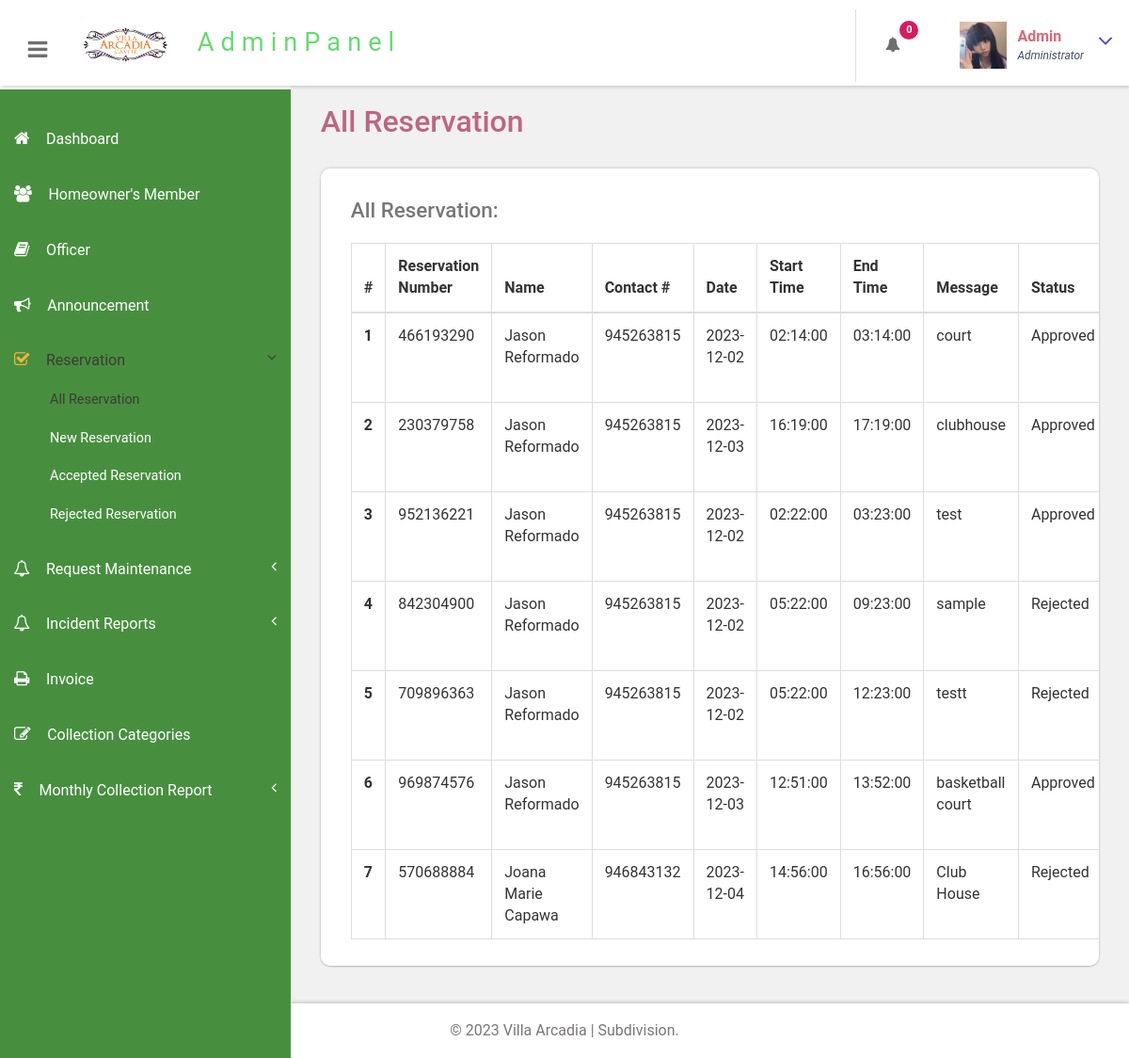
Screenshot of /portal/admin/all-appointment.php (signed in) with the database file from the repository.
### tables this page shows
CREATE TABLE `tblbook` (
  `ID` int(10) NOT NULL,
  `UserID` int(10) DEFAULT NULL,
  `AptNumber` int(10) DEFAULT NULL,
  `AptDate` date DEFAULT NULL,
  `AptTime` time DEFAULT NULL,
  `endTime` time DEFAULT NULL,
  `Message` mediumtext DEFAULT NULL,
  `BookingDate` timestamp NULL DEFAULT current_timestamp(),
  `Remark` varchar(250) DEFAULT NULL,
  `Status` varchar(250) DEFAULT NULL,
  `RemarkDate` timestamp NULL DEFAULT NULL ON UPDATE current_timestamp()
);

CREATE TABLE `tbluser` (
  `ID` int(10) NOT NULL,
  `FirstName` varchar(120) DEFAULT NULL,
  `LastName` varchar(250) DEFAULT NULL,
  `MobileNumber` bigint(10) DEFAULT NULL,
  `Email` varchar(120) DEFAULT NULL,
  `Password` varchar(120) DEFAULT NULL,
  `RegDate` timestamp NULL DEFAULT current_timestamp(),
  `address` varchar(225) NOT NULL,
  `status` varchar(225) DEFAULT NULL
);

### portal/admin/all-appointment.php (the view, shortened to what this page needs)
<?php
include('includes/dbconnection.php');
if (strlen($_SESSION['bpmsaid']==0)) {
  header('location:logout.php');
  } else{
  ?>
<!DOCTYPE HTML>
<html>
<head>
<link href="css/bootstrap.css" rel='stylesheet' type='text/css' />
<link href="css/style.css" rel='stylesheet' type='text/css' />
<link href="css/font-awesome.css" rel="stylesheet">
<link href="css/animate.css" rel="stylesheet" type="text/css" media="all">
<link href="css/custom.css" rel="stylesheet">
</head>
<body class="cbp-spmenu-push">
	<div class="main-content">
		 <?php include_once('includes/sidebar.php');?>
		 <?php include_once('includes/header.php');?>
		<div id="page-wrapper">
			<div class="main-page">
				<div class="tables">
					<h3 class="title1">All Reservation</h3>
					<div class="table-responsive bs-example widget-shadow">
						<h4>All Reservation:</h4>
						<table class="table table-bordered"> <thead> <tr> <th>#</th>
							<th> Reservation Number</th>
							<th>Name</th><th>Contact #</th>
							<th>Date</th>
							<th>Start Time</th>
							<th>End Time</th>
							<th>Message</th>
							<th>Status</th>
							<th>Action</th> </tr> </thead> <tbody>
<?php
$ret=mysqli_query($con,"select tbluser.FirstName,tbluser.LastName,tbluser.Email,tbluser.MobileNumber,tblbook.ID as bid,tblbook.AptNumber,tblbook.AptDate,tblbook.AptTime,endTime,tblbook.Message,tblbook.BookingDate,tblbook.Status from tblbook join tbluser on tbluser.ID=tblbook.UserID");
$cnt=1;
while ($row=mysqli_fetch_array($ret)) {
?>
						 <tr> <th scope="row"><?php echo $cnt;?></th>
						 	<td><?php  echo $row['AptNumber'];?></td>
						 	<td><?php  echo $row['FirstName'];?> <?php  echo $row['LastName'];?></td>
						 	<td><?php  echo $row['MobileNumber'];?></td>
						 	<td><?php  echo $row['AptDate'];?></td>
						 	<td><?php  echo $row['AptTime'];?></td>
							 <td><?php  echo $row['endTime'];?></td>
							 <td><?php  echo $row['Message'];?></td>
						 	<?php if($row['Status']==""){ ?>
                     <td class="font-w600"><?php echo "Not Updated Yet"; ?></td>
                     <?php } else { ?>
                      <td><?php  echo $row['Status'];?></td><?php } ?>
                                       	 </tr>   <?php
$cnt=$cnt+1;
}?></tbody> </table>
					</div>
				</div>
			</div>
		</div>
		 <?php include_once('includes/footer.php');?>
	</div>
</body>
</html>
<?php }  ?>

### portal/admin/includes/header.php (shortened to what this page needs)
<div class="sticky-header header-section ">
      <div class="header-left">
        <button id="showLeftPush"><i class="fa fa-bars"></i></button>
        <div class="logo">
          <a href="#">
            <img src="images/logo.png" width="100px" class="img-responsive ">
            <span>AdminPanel</span>
          </a>
        </div>
		<br>
      </div>
      <div class="header-right">
        <div class="profile_details_left">
          <ul class="nofitications-dropdown">
            <?php
$ret1=mysqli_query($con,"select tbluser.FirstName,tbluser.LastName,tblbook.ID as bid,tblbook.AptNumber from tblbook join tbluser on tbluser.ID=tblbook.UserID where tblbook.Status is null");
$num=mysqli_num_rows($ret1);
?>
            <li class="dropdown head-dpdn">
              <a href="#" class="dropdown-toggle" data-toggle="dropdown" aria-expanded="false"><i class="fa fa-bell"></i><span class="badge blue"><?php echo $num;?></span></a>
            </li>
          </ul>
          <div class="clearfix"> </div>
        </div>
        <div class="profile_details">
        <?php
$adid=$_SESSION['bpmsaid'];
$ret=mysqli_query($con,"select AdminName from tbladmin where ID='$adid'");
$row=mysqli_fetch_array($ret);
$name=$row['AdminName'];
?>
          <ul>
            <li class="dropdown profile_details_drop">
              <a href="#" class="dropdown-toggle" data-toggle="dropdown" aria-expanded="false">
                <div class="profile_img">
                  <span class="prfil-img"><img src="images/admin.jpg" alt="" width="50" height="50"> </span>
                  <div class="user-name">
                    <p><?php echo $name; ?></p>
                    <span>Administrator</span>
                  </div>
                  <i class="fa fa-angle-down lnr"></i>
                  <div class="clearfix"></div>
                </div>
              </a>
            </li>
          </ul>
        </div>
      </div>
      <div class="clearfix"> </div>
    </div>

### portal/admin/css/style.css (style rules this page uses)
h4, h5, h6, h1, h2, h3 { margin: 0; }
ul, ol { margin: 0; }
p { margin: 0; }
html, body { font-family: Roboto; font-size: 100%; overflow-x: hidden; background: #fff; }
body a { transition: 0.5s all ease; -webkit-transition: 0.5s all ease; -moz-transition: 0.5s all ease; -o-transition: 0.5s all ease; -ms-transition: 0.5s all ease; text-decoration:none; }
h1,h2,h3,h4,h5,h6 { margin:0; }
p { margin:0; }
ul,label { margin:0; padding:0; }
.main-content { position: relative; }
.sticky-header { position: fixed; top: 0; left:0px; width: 100%; z-index: 100; }
.header-section { background:#FFF; box-shadow: 1px 1px 4px rgba(0, 0, 0, 0.21); -webkit-box-shadow: 1px 1px 4px rgba(0, 0, 0, 0.21); -moz-box-shadow: 1px 1px 4px rgba(0, 0, 0, 0.21); -o-box-shadow: 1px 1px 4px rgba(0, 0, 0, 0.21); }
.header-section::after { clear: both; display: block; content: ''; }
.header-left { float: left; width: 45%; }
.header-right { float: right; margin-top: 10px; }
button#showLeftPush { font-size: 1.5em; width: 80px; padding: 0.87em 0; text-align: center; cursor: pointer; float: left; color: #6F6F6F; -moz-transition: all 0.2s ease-out 0s; -webkit-transition: all 0.2s ease-out 0s; transition: all 0.2s ease-out 0s; border: none; background-color: #fff; outline:none; margin-top: 15px; }
.cbp-spmenu-push { overflow-x: hidden; position: relative; }
.cbp-spmenu, .cbp-spmenu-push { -webkit-transition: all 0.3s ease; -moz-transition: all 0.3s ease; transition: all 0.3s ease; }
.cbp-spmenu-push div#page-wrapper { margin: 0 0 0 19.3em; transition:.5s all; -webkit-transition:.5s all; -moz-transition:.5s all; }
.fa { display: inline-block; font-family: FontAwesome; font-style: normal; font-weight: normal; line-height: 1; -webkit-font-smoothing: antialiased; -moz-osx-font-smoothing: grayscale; }
.logo { background: #fff; text-align: center; float: left; }
.logo a { padding: 1.6em .3em .7em; display: flex; text-decoration: none; }
.logo a span { color: rgb(102, 219, 112); font-size: 1.7em; text-align: center; letter-spacing: 7px; margin-left: 25px; }
.profile_details_left { float: left; }
li.dropdown.head-dpdn { display: inline-block; padding: 1.7em 0; border-left: 1px solid #E0E0E0; float: left; }
li.dropdown.head-dpdn a.dropdown-toggle { padding: 1.7em 2em; }
i.fa.fa-bell { color:#6F6F6F; }
.header-right span.badge { font-size: 11px; font-weight: bold; color: #FFF; background: #8BC34A; line-height: 15px; width: 20px; height: 20px; border-radius: 2em; -webkit-border-radius: 2em; -moz-border-radius: 2em; -o-border-radius: 2em; text-align: center; display: inline-block; position: absolute; top: 16%; padding: 2px 0 0; }
.header-right span.blue { background-color:#D81B60; }
.profile_details { float: right; }
.profile_details_drop a.dropdown-toggle { display:block; padding: 0.8em 3em 0 2em; }
.profile_img span.prfil-img { float:left; }
.user-name { float:left; margin-top:8px; margin-left:11px; height:35px; }
.profile_details ul li { list-style-type:none; position:relative; }
.profile_details li a i.fa.lnr { position: absolute; top: 34%; right: 8%; color: #4F52BA; font-size: 1.6em; }
.user-name p { font-size:1em; color:#DD6777; line-height:1em; font-weight:700; }
.user-name span { font-size: .75em; font-style: italic; color: #424f63; font-weight: normal; margin-top: .3em; }
.widget-shadow { background-color: #fff; border-radius: 10px; box-shadow: 0 -1px 3px rgba(0,0,0,.12),0 1px 2px rgba(0,0,0,.24); -webkit-box-shadow: 0 -1px 3px rgba(0,0,0,.12),0 1px 2px rgba(0,0,0,.24); -moz-box-shadow: 0 -1px 3px rgba(0,0,0,.12),0 1px 2px rgba(0,0,0,.24); }
h3.title1 { font-size: 2em; color: #be6583; margin-bottom: 0.8em; }
.table > thead > tr > th, .table > tbody > tr > th, .table > tfoot > tr > th, .table > thead > tr > td, .table > tbody > tr > td, .table > tfoot > tr > td { border-top: none; }
.tables h4 { font-size: 1.4em; margin-bottom: 1em; color: #777777; }
.tables .panel-body ,.tables .bs-example { padding: 2em 2em 0.5em; }
.tables .table > thead > tr > th, .tables .table > tbody > tr > th, .tables .table > tfoot > tr > th, .tables .table > thead > tr > td, .tables .table > tbody > tr > td, .tables .table > tfoot > tr > td { padding: 13px; border-top: 1px solid #E0E0E0; }
.bs-example { margin-top: 2em; }

### portal/admin/css/custom.css (style rules this page uses)
#page-wrapper { padding:7em 2em 2.5em; background-color: #F1F1F1; }

### rows the page displays
tblbook: AptNumber "466193290", UserID.FirstName "Jason", UserID.LastName "Reformado", UserID.MobileNumber "945263815", AptDate "2023-12-02", AptTime "02:14:00", endTime "03:14:00", Message "court", Status "Approved"
tblbook: AptNumber "230379758", UserID.FirstName "Jason", UserID.LastName "Reformado", UserID.MobileNumber "945263815", AptDate "2023-12-03", AptTime "16:19:00", endTime "17:19:00", Message "clubhouse", Status "Approved"
tblbook: AptNumber "952136221", UserID.FirstName "Jason", UserID.LastName "Reformado", UserID.MobileNumber "945263815", AptDate "2023-12-02", AptTime "02:22:00", endTime "03:23:00", Message "test", Status "Approved"
tblbook: AptNumber "842304900", UserID.FirstName "Jason", UserID.LastName "Reformado", UserID.MobileNumber "945263815", AptDate "2023-12-02", AptTime "05:22:00", endTime "09:23:00", Message "sample", Status "Rejected"
tblbook: AptNumber "709896363", UserID.FirstName "Jason", UserID.LastName "Reformado", UserID.MobileNumber "945263815", AptDate "2023-12-02", AptTime "05:22:00", endTime "12:23:00", Message "testt", Status "Rejected"
tblbook: AptNumber "969874576", UserID.FirstName "Jason", UserID.LastName "Reformado", UserID.MobileNumber "945263815", AptDate "2023-12-03", AptTime "12:51:00", endTime "13:52:00", Message "basketball court", Status "Approved"
tblbook: AptNumber "570688884", UserID.FirstName "Joana Marie", UserID.LastName "Capawa", UserID.MobileNumber "946843132", AptDate "2023-12-04", AptTime "14:56:00", endTime "16:56:00", Message "Club House", Status "Rejected"

### other values shown
$num "0"
$name "Admin"
